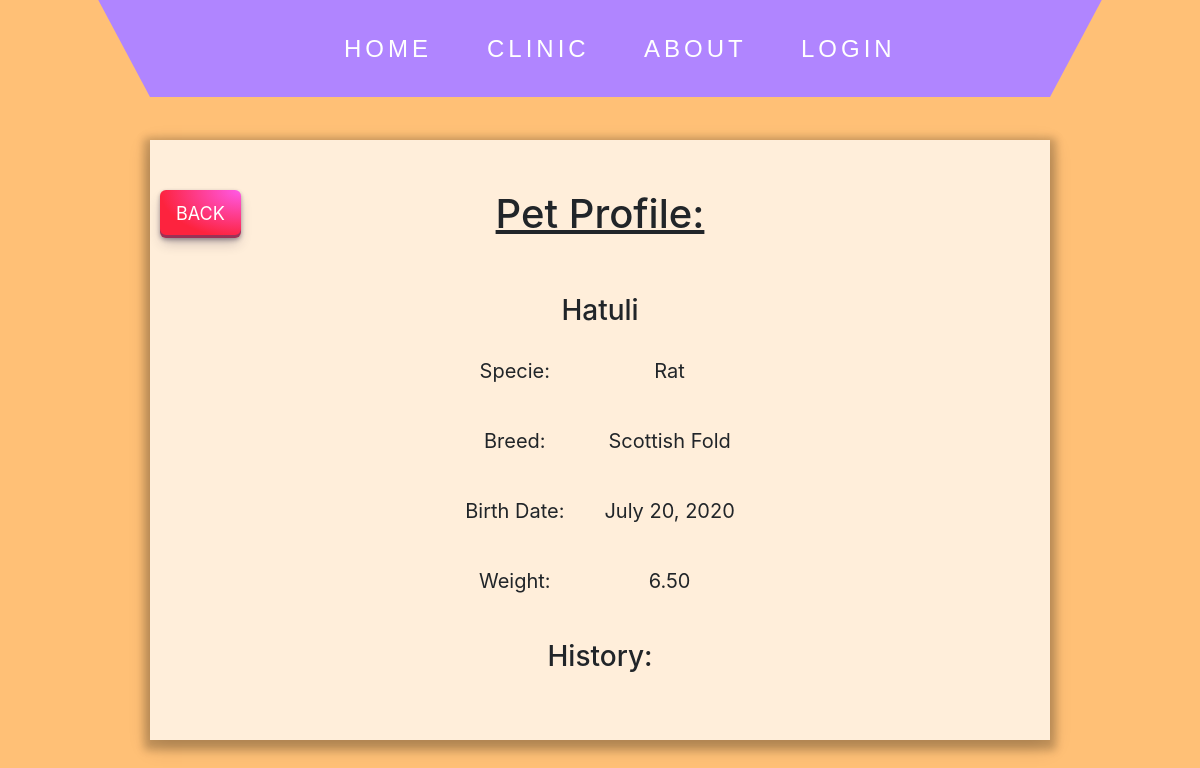
The app's page /staff/pet_details/4 with its own data.
### accounts/models.py (models this page shows, shortened)
class Pet(models.Model):
    owner = models.ForeignKey(
        UserProfile, on_delete=models.CASCADE, related_name='pets')
    name = models.CharField(max_length=50)
    specie = models.ForeignKey(Specie, on_delete=models.CASCADE)
    breed = models.CharField(max_length=50, null=True, blank=True)
    birth_date = models.DateField()
    weight = models.DecimalField(max_digits=4, decimal_places=2)

class Specie(models.Model):
    name = models.CharField(max_length=50, unique=True)
    def __str__(self):
        return self.name

### staff/views.py (the view)
# urls.py: path('pet_details/<int:pet_id>', pet_details, name='pet_details'),
def pet_details(requets, pet_id):
    pet = Pet.objects.get(pk=pet_id)
    appointments = Appointment.objects.filter(pet=pet)
    context = {'pet': pet, 'appointments': appointments}
    return render(requets, 'pet_details.html', context)

### staff/context_processors.py (called while the page is built)
def all_patients(request):
    if request.user.is_staff:
        patients = UserProfile.objects.all()
        return {'patients': patients}
    else:
        return {}

def current(request):
    context = {}
    if request.user.is_staff:
        if "change_current" in request.POST and 'current_patient' in request.session:
            del request.session['current_patient']
        try:
            current_patient = UserProfile.objects.get(pk=request.session['current_patient'])
            context['current_patient'] = current_patient
        except KeyError:
            context = {}
            search_form = PatientSearch(request.POST)
            context['search_form'] = search_form
            if search_form.is_valid() and search_form.cleaned_data:
                current_patient = UserProfile.objects.get(id_number=search_form.cleaned_data['search_patient'])
                request.session['current_patient'] = current_patient.id
                context['current_patient'] = current_patient
        return context
    else:
        return context

### staff/templates/pet_details.html (shortened to what this page needs)
{% extends 'partials/base.html' %}
{% load crispy_forms_tags %}
{% block content %}
    <button class="button-29 red back" onclick="window.location.href='{{ request.META.HTTP_REFERER }}'">
        BACK
    </button>
    <h1>Pet Profile:</h1>
    <br><br>
    <h3>{{ pet.name }}</h3>
    <table id="pet">
        <tr>
            <td>Specie:</td>
            <td>{{ pet.specie }}</td>
        </tr>
        <tr>
            <td>Breed:</td>
            <td>{{ pet.breed }}</td>
        </tr>
        <tr>
            <td>Birth Date:</td>
            <td>{{ pet.birth_date }}</td>
        </tr>
        <tr>
            <td>Weight:</td>
            <td>{{ pet.weight }}</td>
        </tr>
    </table> <br>
    <h3>History: </h3>
{% endblock content %}

### customers/static/css/styles.css (style rules this page uses)
body { background-color: #ffc076; }
h1 { text-decoration: underline; }
table, tr, td { margin-left: auto; margin-right: auto; padding: 20px; }
#profile tr, th, td { font-size: 125%; align-content: flex-end; }
.button-29 { align-items: center; appearance: none; background-image: radial-gradient(100% 100% at 100% 0, #5adaff 0, #9854ff 100%); border: 0; border-radius: 6px; box-shadow: rgba(45, 35, 66, .4) 0 2px 4px, rgba(45, 35, 66, .3) 0 7px 13px -3px, rgba(58, 65, 111, .5) 0 -3px 0 inset; box-sizing: border-box; color: #fff; cursor: pointer; display: inline-flex; height: 48px; justify-content: center; line-height: 1; list-style: none; overflow: hidden; padding-left: 16px; padding-right: 16px; position: relative; text-align: left; text-decoration: none; transition: box-shadow .15s, transform .15s; user-select: none; -webkit-user-select: none; touch-action: manipulation; white-space: nowrap; will-change: box-shadow, transform; font-size: 18px; }
.back { position: absolute; left: 10px; }
.red { background-image: radial-gradient(100% 100% at 100% 0, #ff5ae9 0, #fd233e 100%); }

### records on screen
Pet: name "Hatuli", specie "Rat", breed "Scottish Fold", birth_date "July 20, 2020", weight "6.50"
